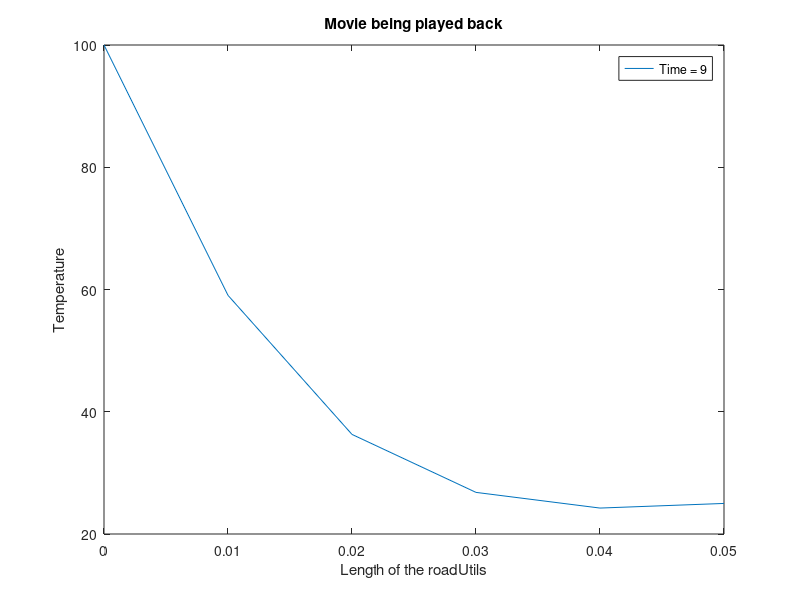

Reproduce this figure in MATLAB.
clc
clear all

% length of road birim metre
l = 0.05;

% termal conductivity
k_prime = 54;

% speecific heat of the road
c = 490;

% density of the metarial
density = 7800;

% Boundary temperature 1
T1 = 100;

% Boundary temperature 2
T2 = 25;

% Initial temperature
Ti = 20;

% number of division 
n = 5;

% end time of analysis
t = 9;

% time Step
dt = 3;

% calculcating number of step
runs = t/dt + 1;

% step size of length
dx = l/n;

% alpha = thermal diffusivity
alpha = k_prime/(c * density);

% Relaxation factor
lambda = alpha*dt/(dx)^2;
% lambda = 0.4239;
% programming the excplicit method
% hangi indisin hangi uzunluğa denk geleceği Hesaplanmış
for i=1 : 1 : n+1
    L(i) = (i-1)*dx;
end
T = zeros(runs,n+1);

%Sınır koşullarının atanması
for i=1 : 1 : runs
    T(i,1) = T1;
    T(i,n+1) = T2;
end

% Initial condition tanımlamaları
for j=2 : 1 : n
    T(1,j) = Ti;
end

%  programming excplicit method
for j=1:1:runs-1
    temp = zeros(n-1,n-1);
    cons = zeros(n-1,1);
    for i=2:1:n
        k = i-1;
        if k==1
            temp(k,k)   =  1  + (2 * lambda);
            temp(k,k+1) = -lambda;
            cons(k,1)   =  T(j,i) + (lambda*T(j+1,i-1));
        end
        if k~=1 && k ~= n-1
            temp(k,k-1) = -lambda;
            temp(k,k)   =  1 + (2*lambda);
            temp(k,k+1) = -lambda;
            cons(k,1)   =  T(j,i);
        end
        if k == n-1
            temp(k,k-1) = -lambda;
            temp(k,k)   =  1 + (2*lambda);
            cons(k,1)   =  T(j,i) + (lambda * T(j,i+1));
        end
    end    

    sol = temp\cons;
    for i=2:1:n
        T(j+1,i) = sol(i-1);
    end
end

% loop record the movie

for j= 0:1:runs-1
    for i=1:1:n+1
        T_M(i)= T(j+1,i);
    end
    plot(L,T_M);
    xlabel('Length of the roadUtils')
    ylabel('Temperature')
    legend(['Time = ' num2str(j*dt)])
    title('recording movie')
    frames(j+1) = getframe;
end
save frames
title('Movie being played back')
movie(frames)
